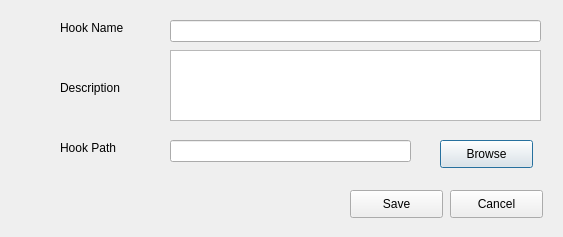
<?xml version="1.0" encoding="UTF-8"?>
<ui version="4.0">
 <class>Dialog</class>
 <widget class="QDialog" name="Dialog">
  <property name="geometry">
   <rect>
    <x>0</x>
    <y>0</y>
    <width>563</width>
    <height>237</height>
   </rect>
  </property>
  <property name="windowTitle">
   <string>Create/Edit Hook</string>
  </property>
  <widget class="QLabel" name="label">
   <property name="geometry">
    <rect>
     <x>60</x>
     <y>20</y>
     <width>65</width>
     <height>16</height>
    </rect>
   </property>
   <property name="text">
    <string>Hook Name</string>
   </property>
  </widget>
  <widget class="QLabel" name="label_2">
   <property name="geometry">
    <rect>
     <x>60</x>
     <y>80</y>
     <width>63</width>
     <height>16</height>
    </rect>
   </property>
   <property name="text">
    <string>Description</string>
   </property>
  </widget>
  <widget class="QLabel" name="label_3">
   <property name="geometry">
    <rect>
     <x>60</x>
     <y>140</y>
     <width>57</width>
     <height>16</height>
    </rect>
   </property>
   <property name="text">
    <string>Hook Path</string>
   </property>
  </widget>
  <widget class="QLineEdit" name="lineEdit">
   <property name="geometry">
    <rect>
     <x>170</x>
     <y>20</y>
     <width>371</width>
     <height>22</height>
    </rect>
   </property>
  </widget>
  <widget class="QPlainTextEdit" name="plainTextEdit">
   <property name="geometry">
    <rect>
     <x>170</x>
     <y>50</y>
     <width>371</width>
     <height>71</height>
    </rect>
   </property>
  </widget>
  <widget class="QLineEdit" name="lineEdit_2">
   <property name="geometry">
    <rect>
     <x>170</x>
     <y>140</y>
     <width>241</width>
     <height>22</height>
    </rect>
   </property>
  </widget>
  <widget class="QPushButton" name="pushButton">
   <property name="geometry">
    <rect>
     <x>440</x>
     <y>140</y>
     <width>93</width>
     <height>28</height>
    </rect>
   </property>
   <property name="text">
    <string>Browse</string>
   </property>
  </widget>
  <widget class="QPushButton" name="pushButton_2">
   <property name="geometry">
    <rect>
     <x>350</x>
     <y>190</y>
     <width>93</width>
     <height>28</height>
    </rect>
   </property>
   <property name="text">
    <string>Save</string>
   </property>
  </widget>
  <widget class="QPushButton" name="pushButton_3">
   <property name="geometry">
    <rect>
     <x>450</x>
     <y>190</y>
     <width>93</width>
     <height>28</height>
    </rect>
   </property>
   <property name="text">
    <string>Cancel</string>
   </property>
  </widget>
 </widget>
 <resources/>
 <connections/>
</ui>
